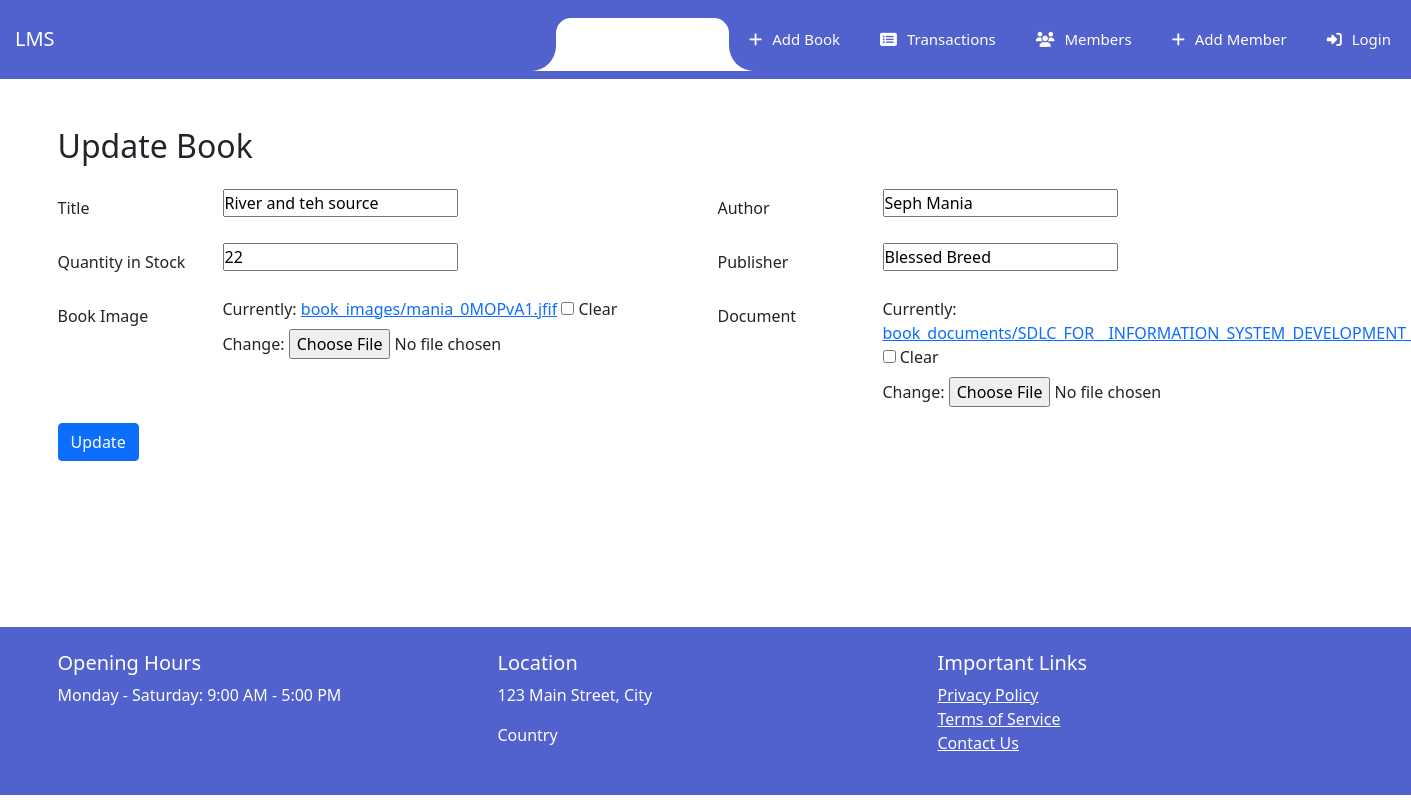
The app's page /update_book/1/ with its own data.
### library/models.py (models this page shows, shortened)
class Book(models.Model):
    title = models.CharField(max_length=200)
    author = models.CharField(max_length=100)
    quantity_in_stock = models.PositiveIntegerField(default=0)
    publisher = models.CharField(max_length=200)
    date_added = models.DateTimeField(auto_now_add=True)
    book_image = models.ImageField(upload_to='book_images/', blank=True, null=True)
    document = models.FileField(upload_to='book_documents/', blank=True, null=True)

### library/views.py (the view)
# urls.py: path('update_book/<int:book_id>/', views.update_book, name='update_book'),
def update_book(request, book_id):
    book = get_object_or_404(Book, pk=book_id)
    if request.method == 'POST':
        form = BookUpdateForm(request.POST, request.FILES, instance=book)
        if form.is_valid():
            form.save()
            return redirect('book_listing')  # Redirect to a view to display all books
    else:
        form = BookUpdateForm(instance=book)
    return render(request, 'library/update_book_details.html', {'form': form})

### library/form.py
class BookUpdateForm(forms.ModelForm):
    class Meta:
        model = Book
        fields = ['title', 'author', 'quantity_in_stock', 'publisher', 'book_image', 'document']
    widgets = {
        'book_image': forms.FileInput(attrs={'class': 'form-control-file'}),
        'document': forms.FileInput(attrs={'class': 'form-control-file'}),
    }

### library/templates/library/update_book_details.html (shortened to what this page needs)
{% extends 'library/base.html' %}
{% load static %}
{% block content %}
<div class="container mt-5">
  <h2>Update Book</h2>
  <form method="post" enctype="multipart/form-data" class="mt-4">
    <div class="row">
      <div class="col-md-6">
        <div class="form-group row">
          <label for="id_title" class="col-sm-3 col-form-label">Title</label>
          <div class="col-sm-9">
            {{ form.title }}
          </div>
        </div>
      </div>
      <div class="col-md-6">
        <div class="form-group row">
          <label for="id_author" class="col-sm-3 col-form-label">Author</label>
          <div class="col-sm-9">
            {{ form.author }}
          </div>
        </div>
      </div>
    </div>
    <div class="row">
      <div class="col-md-6">
        <div class="form-group row">
          <label for="id_quantity_in_stock" class="col-sm-3 col-form-label">Quantity in Stock</label>
          <div class="col-sm-9">
            {{ form.quantity_in_stock }}
          </div>
        </div>
      </div>
      <div class="col-md-6">
        <div class="form-group row">
          <label for="id_publisher" class="col-sm-3 col-form-label">Publisher</label>
          <div class="col-sm-9">
            {{ form.publisher }}
          </div>
        </div>
      </div>
    </div>
    <div class="row">
      <div class="col-md-6">
        <div class="form-group row">
          <label for="id_book_image" class="col-sm-3 col-form-label">Book Image</label>
          <div class="col-sm-9">
            {{ form.book_image }}
          </div>
        </div>
      </div>
      <div class="col-md-6">
        <div class="form-group row">
          <label for="id_document" class="col-sm-3 col-form-label">Document</label>
          <div class="col-sm-9">
            {{ form.document }}
          </div>
        </div>
      </div>
    </div>
    <button type="submit" class="btn btn-primary">Update</button>
  </form>
</div>
{% endblock %}

### static/css/home.css (style rules this page uses)
body { margin: 0; padding: 0; }

### static/css/header.css (style rules this page uses)
body { font-family: 'Roboto', sans-serif; }
* { margin: 0; padding: 0; }

### records on screen
Book: title "River and teh source", author "Seph Mania", quantity_in_stock "22", publisher "Blessed Breed"
